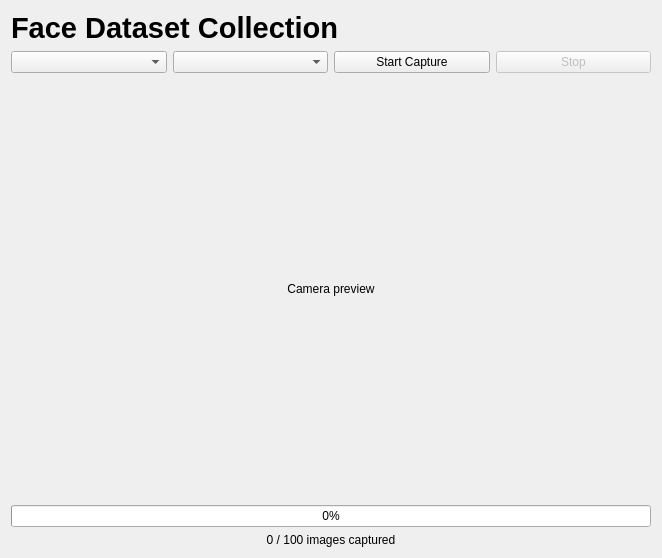
<?xml version="1.0" encoding="UTF-8"?><ui version="4.0"><class>DatasetCollectionPage</class><widget class="QWidget" name="DatasetCollectionPage"><layout class="QVBoxLayout">
<item><widget class="QLabel" name="heading"><property name="text"><string>Face Dataset Collection</string></property><property name="styleSheet"><string>font-size:22pt;font-weight:700;</string></property></widget></item><item><layout class="QHBoxLayout"><item><widget class="QComboBox" name="studentCombo"/></item><item><widget class="QComboBox" name="cameraCombo"/></item><item><widget class="QPushButton" name="startButton"><property name="text"><string>Start Capture</string></property></widget></item><item><widget class="QPushButton" name="stopButton"><property name="text"><string>Stop</string></property><property name="enabled"><bool>false</bool></property></widget></item></layout></item><item><widget class="QLabel" name="cameraLabel"><property name="minimumSize"><size><width>640</width><height>420</height></size></property><property name="text"><string>Camera preview</string></property><property name="alignment"><set>Qt::AlignCenter</set></property></widget></item><item><widget class="QProgressBar" name="captureProgress"><property name="maximum"><number>100</number></property><property name="value"><number>0</number></property></widget></item><item><widget class="QLabel" name="counterLabel"><property name="text"><string>0 / 100 images captured</string></property><property name="alignment"><set>Qt::AlignCenter</set></property></widget></item></layout></widget><resources/><connections/></ui>
